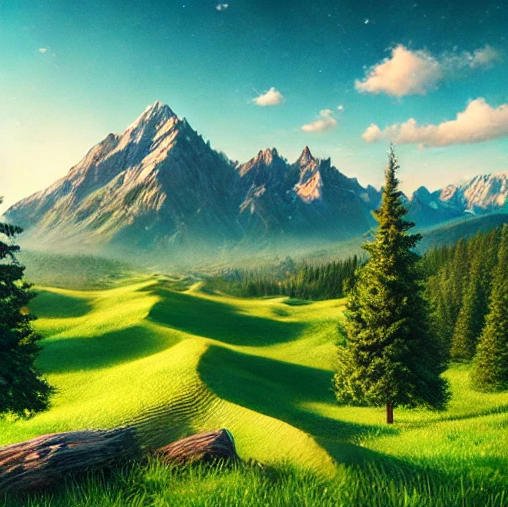
#> input picture 01-python-fundamentals/visual_work/3.20/3.20_testImage/input_1.png, 508 x 507 px
$ python 3.20.py
#> lines starting #> are read from the running program, lines starting #| are printed output that depends on the picture
#> in testImage_prepare, `image1 = cv2.resize(cv2.imread('../3.20_testImage/input_1.png'),(128,1..`:
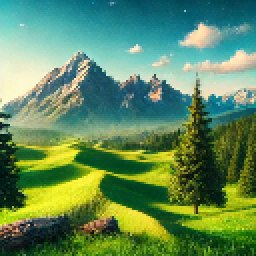
#> image1: shape (128, 128, 3) (shown 2 times larger); mean B, G, R 91.6, 138.8, 96.1
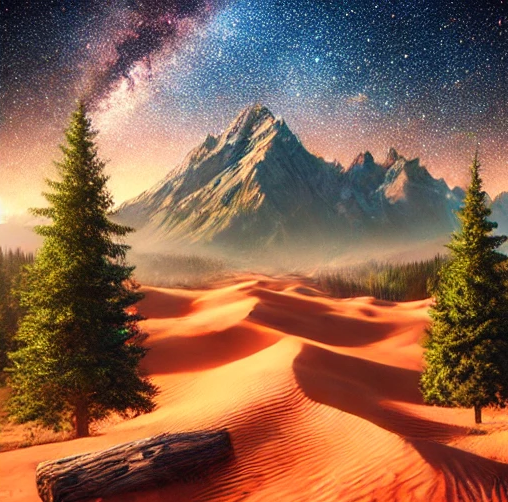
#> input picture 01-python-fundamentals/visual_work/3.20/3.20_testImage/input_5.png, 508 x 502 px
#> in testImage_prepare, `image2 = cv2.resize(cv2.imread('../3.20_testImage/input_5.png'),(128,1..`:
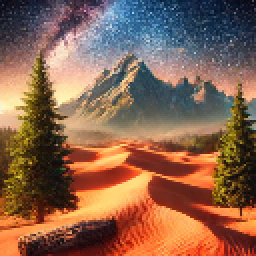
#> image2: shape (128, 128, 3) (shown 2 times larger); mean B, G, R 77.4, 99.1, 137.5
#> after the loop in testImage_prepare, `for i in range(width):`:
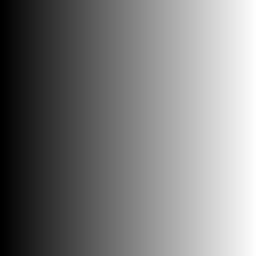
#> mask: shape (128, 128) (shown 2 times larger); min 0, max 253, mean 126
#!/usr/bin/env python
# -*- coding:utf-8 -*-
"""
@author: YangFei
@time: 2024/11/14 21:05
@file: 3.20_testImage.20.py
@email: ccc420513@gmail.com
"""
import cv2
import numpy as np

# 构建高斯金字塔
def gaussian_pyramid(image, levels):
#> called with levels = 5
    gaussian_pyramid = [image]
    for i in range(levels - 1):
        image = cv2.pyrDown(image)
        gaussian_pyramid.append(image)
#> after the loop, gaussian_pyramid = 5 items
    return gaussian_pyramid

# 构建拉普拉斯金字塔
def laplacian_pyramid(gaussian_pyramid):
    laplacian_pyramid = []
    for i in range(len(gaussian_pyramid) - 1):
        next_gaussian = cv2.pyrUp(gaussian_pyramid[i + 1],#这里确保尺寸一致用于后续做差
                                  dstsize=(gaussian_pyramid[i].shape[1], gaussian_pyramid[i].shape[0]))
        laplacian = cv2.subtract(gaussian_pyramid[i], next_gaussian)
        laplacian_pyramid.append(laplacian)
    laplacian_pyramid.append(gaussian_pyramid[-1])  # 添加最后一层的高斯图像
    return laplacian_pyramid

# 混合拉普拉斯金字塔
def blend_pyramids(laplacian_pyr1, laplacian_pyr2, mask_pyr):
    blended_pyramid = []
    for l1, l2, mask in zip(laplacian_pyr1, laplacian_pyr2, mask_pyr):
        blended = l1 * mask + l2 * (1 - mask)
        blended_pyramid.append(blended)
    return blended_pyramid

# 重建图像
def reconstruct_from_pyramid(laplacian_pyramid):
    image = laplacian_pyramid[-1]
    for i in range(len(laplacian_pyramid) - 2, -1, -1):
        image = cv2.pyrUp(image, dstsize=(laplacian_pyramid[i].shape[1], laplacian_pyramid[i].shape[0]))
        image = cv2.add(image, laplacian_pyramid[i])
    return image

#输入两幅图像和掩模图像进行金字塔融合
def laplacian_pyramid_blending(image1, image2, mask, levels=5):
    # 构建两个图像的高斯和拉普拉斯金字塔
    gaussian_pyr1 = gaussian_pyramid(image1, levels)
#> gaussian_pyr1 = 5 items
    gaussian_pyr2 = gaussian_pyramid(image2, levels)
#> gaussian_pyr2 = 5 items
    laplacian_pyr1 = laplacian_pyramid(gaussian_pyr1)
#> the loop in laplacian_pyramid, `for i in range(len(gaussian_pyramid) - 1):` made 4 passes
#> after the loop in laplacian_pyramid, `for i in range(len(gaussian_pyramid) - 1):`: laplacian_pyramid = 4 items
#> laplacian_pyr1 = 5 items
    laplacian_pyr2 = laplacian_pyramid(gaussian_pyr2)
#> the loop in laplacian_pyramid (call 2), `for i in range(len(gaussian_pyramid) - 1):` made 4 passes
#> pass 1, in laplacian_pyramid (call 2), `next_gaussian = cv2.pyrUp(gaussian_pyramid[i + 1],#这里确保尺寸一致用于后续做差 dsts..`:
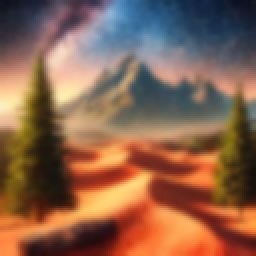
#> next_gaussian: shape (128, 128, 3) (shown 2 times larger); mean of channels 0, 1, 2 77.4, 99.1, 137.6; drawn as B, G, R
#> pass 2, in laplacian_pyramid (call 2), `laplacian = cv2.subtract(gaussian_pyramid[i], next_gaussian)`:
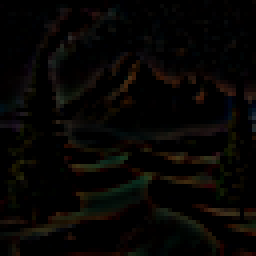
#> laplacian: shape (64, 64, 3) (shown 4 times larger); mean of channels 0, 1, 2 3.3, 5.1, 6.5; drawn as B, G, R
#> laplacian_pyr2 = 5 items
    # 构建掩模图像的高斯金字塔
    mask_gaussian_pyr = gaussian_pyramid(mask, levels)
#> mask_gaussian_pyr = 5 items
#> mask: shape (128, 128, 3)
    # 将掩模二值化以便用于混合
    mask_gaussian_pyr = [m.astype(np.float32) / 255 for m in mask_gaussian_pyr]
    # 混合拉普拉斯金字塔
    blended_pyramid = blend_pyramids(laplacian_pyr1, laplacian_pyr2, mask_gaussian_pyr)
#> the loop in blend_pyramids, `for l1, l2, mask in zip(laplacian_pyr1, laplacian_pyr2, mask_pyr):` made 5 passes
#> blended_pyramid = 5 items
    # 从混合的拉普拉斯金字塔重建最终图像
    blended_image = reconstruct_from_pyramid(blended_pyramid)
#> the loop in reconstruct_from_pyramid, `for i in range(len(laplacian_pyramid) - 2, -1, -1):` made 4 passes
#> i on passes 1, 3, 4: 3, 1, 0
#> after the loop in reconstruct_from_pyramid, `for i in range(len(laplacian_pyramid) - 2, -1, -1):`:
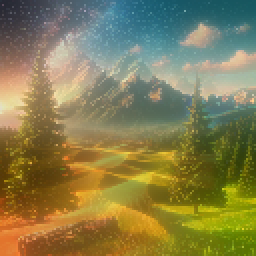
#> image: shape (128, 128, 3) float32 (shown 2 times larger); mean of channels 0, 1, 2 99.6, 147, 154.5; drawn with min black and max white

    return blended_image
#测试图像准备
def testImage_prepare():
    image1 = cv2.resize(cv2.imread('../3.20_testImage/input_1.png'),(128,128))
    image2 = cv2.resize(cv2.imread('../3.20_testImage/input_5.png'),(128,128))
    height, width = image1.shape[:2]
    mask = np.zeros((height, width), dtype=np.uint8)
    for i in range(width):
        mask[:, i] = int((i / width) * 255)  # 从左到右渐变
    # 确保 mask 和图像尺寸一致
    assert mask.shape[:2] == image1.shape[:2], "Mask size doesn't match image size!"
    cv2.imwrite('../3.20_testImage/mask.jpg', mask)
    mask = np.stack([mask] * 3, axis=-1)  # 将单通道 mask 扩展为 (128,128,3)
    return image1,image2,mask
# [16 lines of commented-out code are left out]
result = laplacian_pyramid_blending(testImage_prepare()[0], testImage_prepare()[1], testImage_prepare()[2], levels=5)
if result is not  None:
    print(f'处理成功')
else:
    print('处理失败')
cv2.imwrite('../3.20processImage/blended_image.jpg', result)
